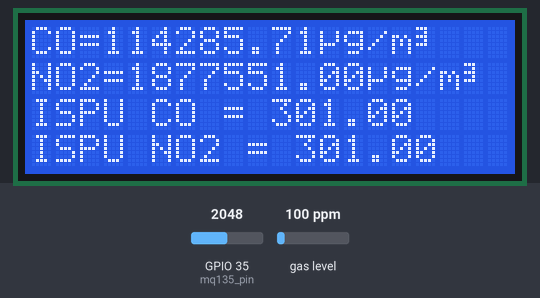
A sketch run on a simulated ESP32. Parts: 20×4 character LCD. Inputs (shaded band) come from the test bench; at power-on: GPIO 35 (mq135_pin) = 2048, gas level 100 ppm. WiFi joins after 1.5 s; servers stay silent unless stated; uploads are accepted with an empty reply; what the sketch prints to the serial monitor is not drawn.

Above: at 5.8 s.
5.9 s: GPIO 35 (mq135_pin) set to 2016
10.2 s: gas level set to 20 ppm
At 11.5 s:
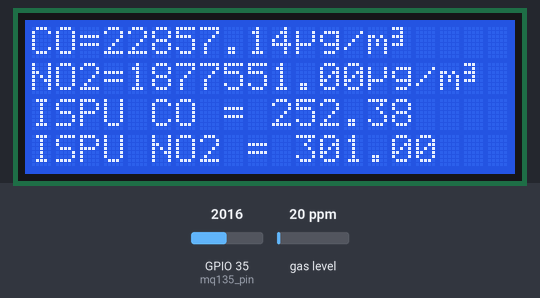
11.8 s: gas level set to 980 ppm
At 14.2 s:
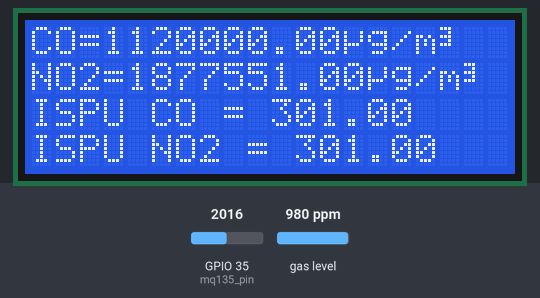
16.1 s: GPIO 35 (mq135_pin) set to 0
At 17.3 s:
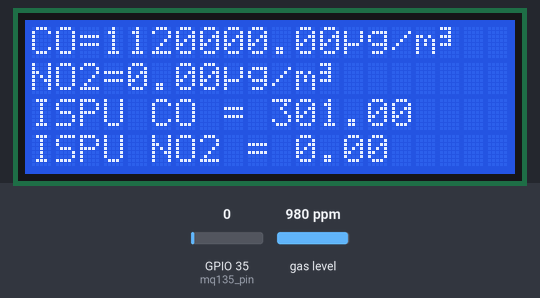
17.7 s: gas level set to 250 ppm
At 19.3 s:
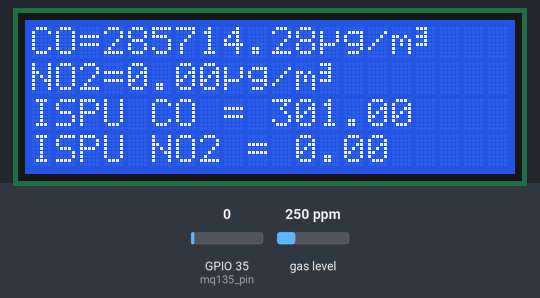
20.0 s: GPIO 35 (mq135_pin) set to 204
At 22.1 s:
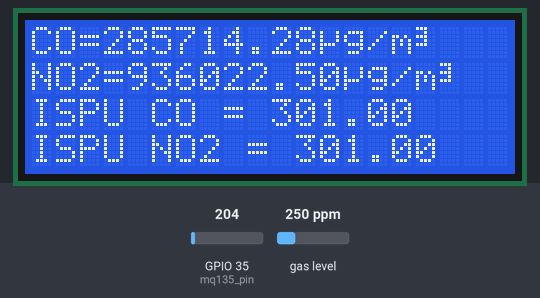
24.3 s: GPIO 35 (mq135_pin) set to 232
At 25.0 s:
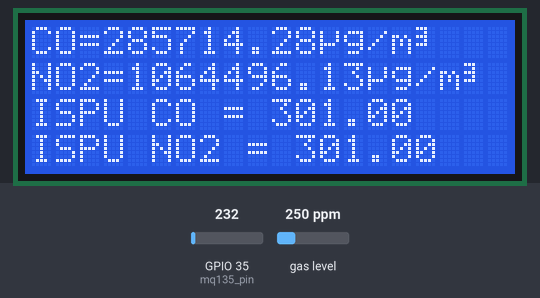
Timing chart, 0 to 27.3 s (numbered marks = the images above; inputs shaded):
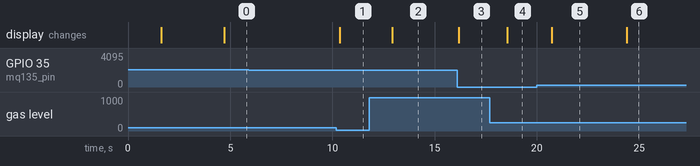

Measured:
- after the input at 5.9 s, every drawn part: stays the same
- after the input at 10.2 s, the display: changes after 0.15 s (image 1)
- after the input at 11.8 s, the display: changes after 1.1 s (image 2)
- after the input at 16.1 s, the display: changes after 0.09 s (image 3)
- after the input at 17.7 s, the display: changes after 0.86 s (image 4)
- after the input at 20.0 s, the display: changes after 0.72 s (image 5)
- after the input at 24.3 s, the display: changes after 0.09 s (image 6)

The sketch:

main.ino
```cpp
// Import Library
#include <LiquidCrystal_I2C.h>
#include <WiFiManager.h>
#include <WiFi.h>
#include <HTTPClient.h>
#include <MQ7.h>

// Define Pin Sensor
//#define mq7_pin 33
#define mq135_pin 35

// MQ7 Sensor
MQ7 mq7(33, 3.3);
int mq7_value;
float mq7_voltage;
float mq7_ppm;
float mq7_CO;

// MQ135 Sensor
int mq135_value;
float mq135_voltage;
float mq135_ppm;
float mq135_NO2;

// ISPU Value
float ispu_CO;
float ispu_NO2;

// ISPU Condition
String status_CO;
String status_NO2;

// LCD Need
byte microSymbol[8] = {
  B00000,
  B10001,
  B10001,
  B10001,
  B11110,
  B10000,
  B10000,
  B00000
};
byte cubicSymbol[8] = {
  B11100,
  B00100,
  B11100,
  B00100,
  B11100,
  B00000,
  B00000,
  B00000
};
LiquidCrystal_I2C lcd(0x27, 20, 4);

// Post API
unsigned long lastTime = 0;
unsigned long lastTimeUpdate = 0;
unsigned long timerDelay = 10000;
unsigned long timerDelayUpdate = 5000;

// Inisialisasi fungsi
void mq7_sensor();
void mq135_sensor();
void postDataSensor();
void updateDataSensor();

void setup() {
  Serial.begin(115200);
  Serial.println("Sensor start");

  //  Wifi Manager
  WiFi.mode(WIFI_STA);
  WiFiManager wm;
  bool res;
  // reset setting
//  res = wm.resetSettings();
  res = wm.autoConnect("ESP32-ISPU MONITORING TEST", "");

  // Start the LCD
  lcd.begin();
  lcd.backlight();
  lcd.createChar(0, microSymbol);
  lcd.createChar(1, cubicSymbol);
  lcd.clear();

  lcd.setCursor(0,0);
  lcd.print("Waiting to connect");

  // Wifi Condition
  if (!res) {
    Serial.println("Failed to connect");
    lcd.clear();
    lcd.setCursor(0,0);
    lcd.print("Failed to connect");
    delay(1000);
    // ESP.restart();
  } else {
    Serial.println("Connected!");
    lcd.clear();
    lcd.setCursor(0,0);
    lcd.print("Connected!");
    delay(3000);
  }
}

void loop() {
  Serial.println("============================================");
  mq7_sensor();
  mq135_sensor();
  Serial.println("============================================");

  // LCD Print
  lcd.clear();
  lcd.setCursor(0,0);
  lcd.print("CO=");
  lcd.print(mq7_CO);
  lcd.write(byte(0));
  lcd.print("g/m");
  lcd.write(byte(1));

  lcd.setCursor(0,1);
  lcd.print("NO2=");
  lcd.print(mq135_NO2);
  lcd.write(byte(0));
  lcd.print("g/m");
  lcd.write(byte(1));

  lcd.setCursor(0,2);
  lcd.print("ISPU CO = ");
  lcd.print(ispu_CO);

  lcd.setCursor(0,3);
  lcd.print("ISPU NO2 = ");
  lcd.print(ispu_NO2);

  // Send Data to Database
  postDataSensor();
  updateDataSensor();
  delay(1000);
}
```

mq135_sensor.ino
```cpp
void mq135_sensor() {
  mq135_value = analogRead(mq135_pin);
  mq135_voltage = (mq135_value / 1023.0) * 5.0;
  mq135_ppm = constrain(((mq135_voltage / 0.2) * 100), 0, 1000);
  mq135_NO2 = (mq135_ppm * 46) / (24.5 * 0.001);
  Serial.print("mq135 analog value: "); Serial.println(mq135_value);
  Serial.print("mq135 voltage: "); Serial.println(mq135_voltage);
  Serial.print("mq135 ppm: "); Serial.println(mq135_ppm);
  Serial.print("mq135 NO2: "); Serial.println(mq135_NO2);

  // ISPU NO2
  if (mq135_NO2 >= 0 && mq135_NO2 <= 80) {
    ispu_NO2 = ((50.0 - 0) / (80.0 - 0)) * (mq135_NO2 - 0) + 0;
  } else if (mq135_NO2 >= 81 && mq135_NO2 <= 200) {
    ispu_NO2 = ((100.0 - 50) / (200.0 - 80)) * (mq135_NO2 - 80.0) + 50;
  } else if (mq135_NO2 >= 201 && mq135_NO2 <= 1130) {
    ispu_NO2 = ((200.0 - 100) / (1130.0 - 200)) * (mq135_NO2 - 200.0) + 100;
  } else if (mq135_NO2 >= 1131 && mq135_NO2 <= 2260) {
    ispu_NO2 = ((300.0 - 200) / (2260.0 - 1130)) * (mq135_NO2 - 1130.0) + 200;
  } else if (mq135_NO2 >= 2261 && mq135_NO2 <= 3000) {
    ispu_NO2=((301.0 - 300) / (3000.0 - 2261)) * (mq135_NO2 - 2261.0) + 300;
  } else if (mq135_NO2 >= 3000) {
    ispu_NO2 = 301;
  }

  // Status ISPU
  if (ispu_NO2 >= 0 && ispu_NO2 <= 50) {
    status_NO2 = "baik";
  } else if (ispu_NO2 >= 51 && ispu_NO2 <= 100) {
    status_NO2 = "sedang";
  } else if (ispu_NO2 >= 101 && ispu_NO2 <= 200) {
    status_NO2 = "tidak sehat";
  } else if (ispu_NO2 >= 201 && ispu_NO2 <= 300) {
    status_NO2 = "sangat tidak sehat";
  } else if (ispu_NO2 >= 300) {
    status_NO2 = "berbahaya";
  }

  Serial.print("ISPU NO2: "); Serial.println(ispu_NO2);
  Serial.print("Status ISPU NO2: "); Serial.println(status_NO2);
}
```

mq7_sensor.ino
```cpp
void mq7_sensor() {
//  mq7_value = analogRead(mq7_pin);
//  mq7_voltage = (mq7_value / 1023.0) * 5.0;
//  mq7_ppm = constrain(((mq7_voltage / 0.1) - 10.0), 0, 1000);
//  mq7_CO = (mq7_ppm * 28) / (24.5 * 0.001);
//  Serial.print("MQ7 analog value: "); Serial.println(mq7_value);
//  Serial.print("MQ7 voltage: "); Serial.println(mq7_voltage);
//  Serial.print("MQ7 ppm: "); Serial.println(mq7_ppm);

  mq7_CO = (mq7.getPPM()*28)/(24.5*0.001);
  Serial.print("MQ7 CO: "); Serial.println(mq7_CO);

  // ISPU CO
  if (mq7_CO >= 0 && mq7_CO <= 4000) {
    ispu_CO = ((50.0 - 0) / (4000.0 - 0)) * (mq7_CO - 0) + 0;
  } else if (mq7_CO >= 4001 && mq7_CO <= 8000) {
    ispu_CO = ((100.0 - 50) / (8000.0 - 4000)) * (mq7_CO - 4000.0) + 50;
  } else if (mq7_CO >= 8001 && mq7_CO <= 15000) {
    ispu_CO = ((200.0 - 100) / (15000.0 - 8000)) * (mq7_CO - 8000.0) + 100;
  } else if (mq7_CO >= 15001 && mq7_CO <= 30000) {
    ispu_CO = ((300.0 - 200) / (30000.0 - 15000)) * (mq7_CO - 15000.0) + 200;
  } else if (mq7_CO >= 30001 && mq7_CO <= 45000) {
    ispu_CO = ((301.0 - 300) / (45000.0 - 30000)) * (mq7_CO - 30000.0) + 300;
  } else if (mq7_CO >= 500) {
    ispu_CO = 301;
  }

  // Status ISPU
  if (ispu_CO >= 0 && ispu_CO <= 50) {
    status_CO = "baik";
  } else if (ispu_CO >= 51 && ispu_CO <= 100) {
    status_CO = "sedang";
  } else if (ispu_CO >= 101 && ispu_CO <= 200) {
    status_CO = "tidak sehat";
  } else if (ispu_CO >= 201 && ispu_CO <= 300) {
    status_CO = "sangat tidak sehat";
  } else if (ispu_CO >= 300) {
    status_CO = "berbahaya";
  }

  Serial.print("ISPU CO: "); Serial.println(ispu_CO);
  Serial.print("Status ISPU CO: "); Serial.println(status_CO);
}
```

postDataSensor.ino
```cpp
void postDataSensor() {
    if((millis() - lastTime > timerDelay)) {
        if (WiFi.status() == WL_CONNECTED) {
            float CO_postData, NO2_postData, ispu_CO_postData, ispu_NO2_postData;
            String postData;

            CO_postData = mq7_CO;
            NO2_postData = mq135_NO2;
            ispu_CO_postData = ispu_CO;
            ispu_NO2_postData = ispu_NO2;
            postData = "co=" + String(CO_postData) + "&no2=" + String(NO2_postData) + "&ispu_co=" + String(ispu_CO_postData) + "&ispu_no2=" + String(ispu_NO2_postData);

            HTTPClient http;
//            http.setTimeout(1000);
            http.begin("http://192.168.101.58:8080/api/log-data");
            http.addHeader("Content-Type", "application/x-www-form-urlencoded");

            auto httpCode = http.POST(postData);
            String payload = http.getString();

            Serial.print("httpCode: "); Serial.println(httpCode);
            Serial.print("postData: "); Serial.println(postData);
            Serial.print("payload: "); Serial.println(payload);

            http.end();
        } else {
            Serial.println("Wifi Disconnected!");
        }
        lastTime = millis();
    }
}
```

updateDataSensor.ino
```cpp
void updateDataSensor() {
  if (millis() - lastTimeUpdate > timerDelayUpdate) {
    if (WiFi.status() == WL_CONNECTED) {
      float CO_postData, NO2_postData, ispu_CO_postData, ispu_NO2_postData;
      String postData;

      CO_postData = mq7_CO;
      NO2_postData = mq135_NO2;
      ispu_CO_postData = ispu_CO;
      ispu_NO2_postData = ispu_NO2;
      postData = "co=" + String(CO_postData) + "&no2=" + String(NO2_postData) + "&ispu_co=" + String(ispu_CO_postData) + "&ispu_no2=" + String(ispu_NO2_postData);

      HTTPClient http;
//      http.setTimeout(1000);
      http.begin("http://192.168.101.58:8080/api/data-dashboard");
      http.addHeader("Content-Type", "application/x-www-form-urlencoded");

      auto httpCode = http.POST(postData);
      String payload = http.getString();

      Serial.print("httpCode update: "); Serial.println(httpCode);
      Serial.print("postData update: "); Serial.println(postData);
      Serial.print("payload update: "); Serial.println(payload);

      http.end();
    } else {
      Serial.println("Wifi Disconnected!");
    }
    lastTimeUpdate = millis();
  }
}
```
